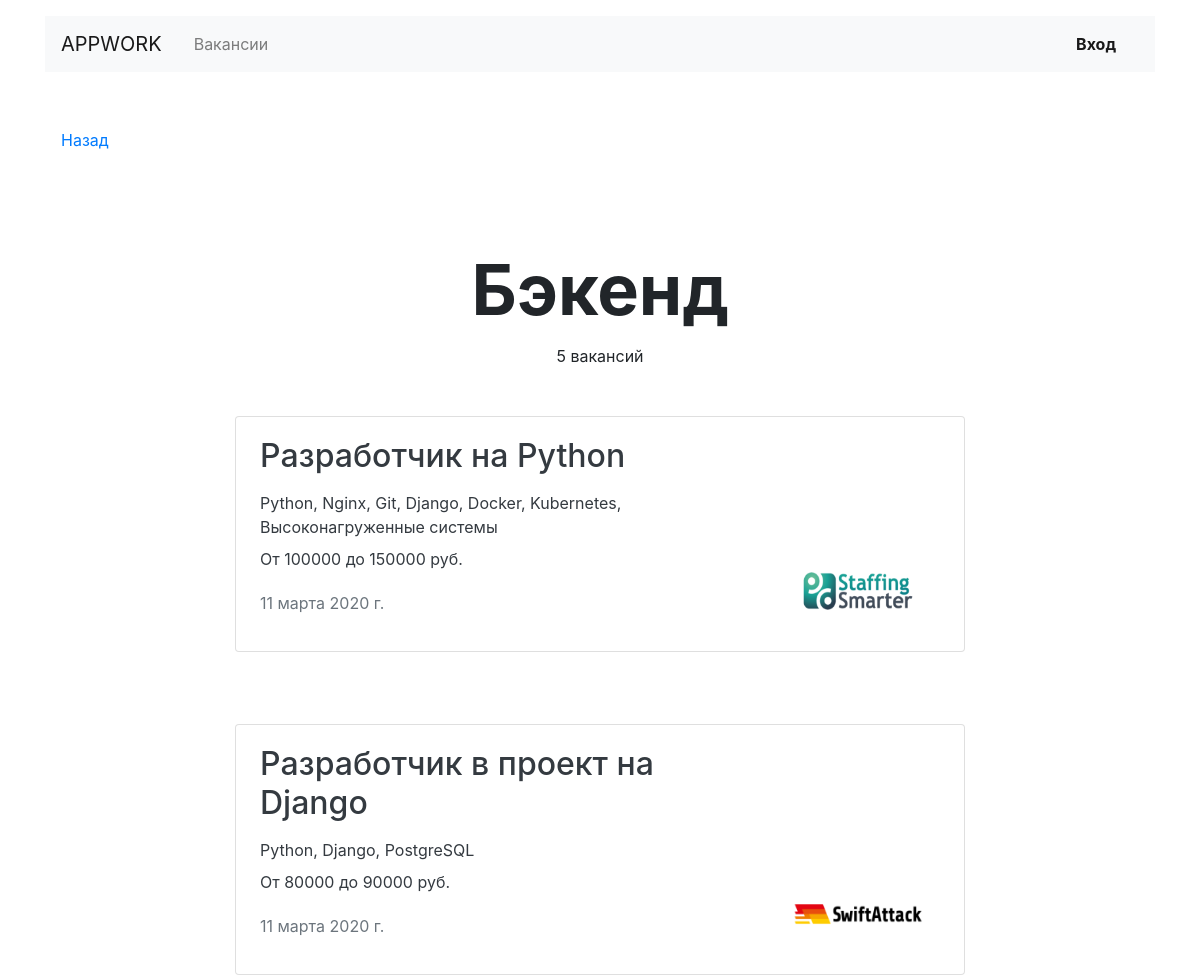
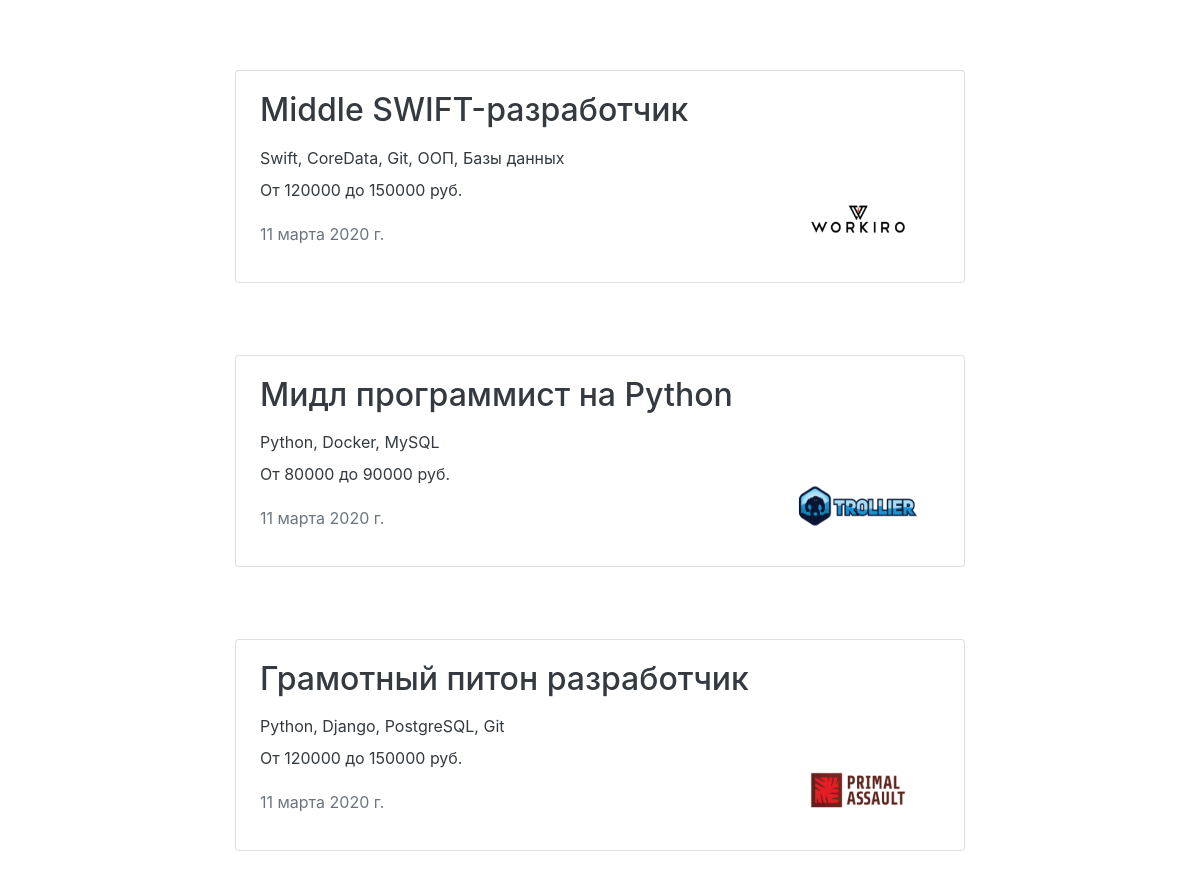
The page /vacancies/cat/backend/ on the database its author committed (2 pictures, top to bottom).
### vacancy/models.py (models this page shows, shortened)
class Specialty(Model):
    code = SlugField(max_length=300)
    title = CharField(max_length=100)
    picture = ImageField(upload_to='specialty_images/')

class Vacancy(Model):
    title = CharField(max_length=100)
    specialty = ForeignKey('Specialty', on_delete=CASCADE, related_name='vacancies')
    company = ForeignKey('Company', on_delete=CASCADE, related_name='vacancies')
    skills = TextField()
    description = TextField()
    salary_min = IntegerField()
    salary_max = IntegerField()
    published_at = DateField()

class Company(Model):
    name = CharField(max_length=100)
    location = CharField(max_length=100)
    logo = ImageField(upload_to='company_images/')
    description = TextField()
    employee_count = IntegerField()
    owner = OneToOneField(User, on_delete=CASCADE, default=None, null=True)

### vacancy/views.py (the view)
# urls.py: path('vacancies/cat/<str:specialty>/', specialty_view, name='specialty'),
def specialty_view(request: WSGIRequest, specialty: str) -> HttpResponse:
    try:
        current_specialty = Specialty.objects.get(code=specialty)
    except Specialty.DoesNotExist:
        raise Http404
    context = {
        'specialty': current_specialty,
        'vacancies': Vacancy.objects.filter(specialty_id=current_specialty)
    }
    return render(request, 'vacancy/speciality.html', context=context)

### vacancy/templates/vacancy/speciality.html
{% extends 'vacancy/base.html' %}
{% block container %}
    <main class="container mt-3">
        <div class="navbar mt-5">
            <p><a href="{% url 'main' %}">Назад</a></p>
        </div>
        <section>
            <h1 class="h1 text-center mx-auto mt-4 pt-5" style="font-size: 70px;"><strong>{{ specialty.title }}</strong>
            </h1>
            <p class="text-center pt-1">{{ specialty.vacancies.count }} вакансий</p>
            {% for vacancy in vacancies %}
                <a class="text-dark text-decoration-none" href="{% url 'vacancy' vacancy.id %}">
                <div class="row mt-5">
                    <div class="col-12 col-lg-8 offset-lg-2 m-auto">
                        <div class="card mb-4">
                            <div class="card-body px-4">
                                <div class="row">
                                    <div class="col-12 col-md-8 col-lg-9">
                                        <h2 class="h2 pb-2">{{ vacancy.title }}</h2>
                                        <p class="mb-2">{{ vacancy.skills }}</p>
                                        <p>От {{ vacancy.salary_min }} до {{ vacancy.salary_max }} руб.</p>
                                        <p class="text-muted pt-1">{{ vacancy.published_at }}</p>
                                    </div>
                                    <div class="col-12 col-md-4 col-lg-3 d-flex align-items-end">
                                        <img src="{{ vacancy.company.logo.url }}"
                                             width="130" height="80"
                                             alt="">
                                    </div>
                                </div>
                            </div>
                        </div>
                    </div>
                </div>
            {% endfor %}
            </a>
        </section>
    </main>
{% endblock %}

### rows shown on the page
Specialty: title "Бэкенд", vacancies.count "5"
Vacancy: title "Разработчик на Python", skills "Python, Nginx, Git, Django, Docker, Kubernetes, Высоконагруженные системы", salary_min "100000", salary_max "150000", published_at "11 марта 2020 г.", company.logo (picture)
Vacancy: title "Разработчик в проект на Django", skills "Python, Django, PostgreSQL", salary_min "80000", salary_max "90000", published_at "11 марта 2020 г.", company.logo (picture)
Vacancy: title "Middle SWIFT-разработчик", skills "Swift, CoreData, Git, ООП, Базы данных", salary_min "120000", salary_max "150000", published_at "11 марта 2020 г.", company.logo (picture)
Vacancy: title "Мидл программист на Python", skills "Python, Docker, MySQL", salary_min "80000", salary_max "90000", published_at "11 марта 2020 г.", company.logo (picture)
Vacancy: title "Грамотный питон разработчик", skills "Python, Django, PostgreSQL, Git", salary_min "120000", salary_max "150000", published_at "11 марта 2020 г.", company.logo (picture)
